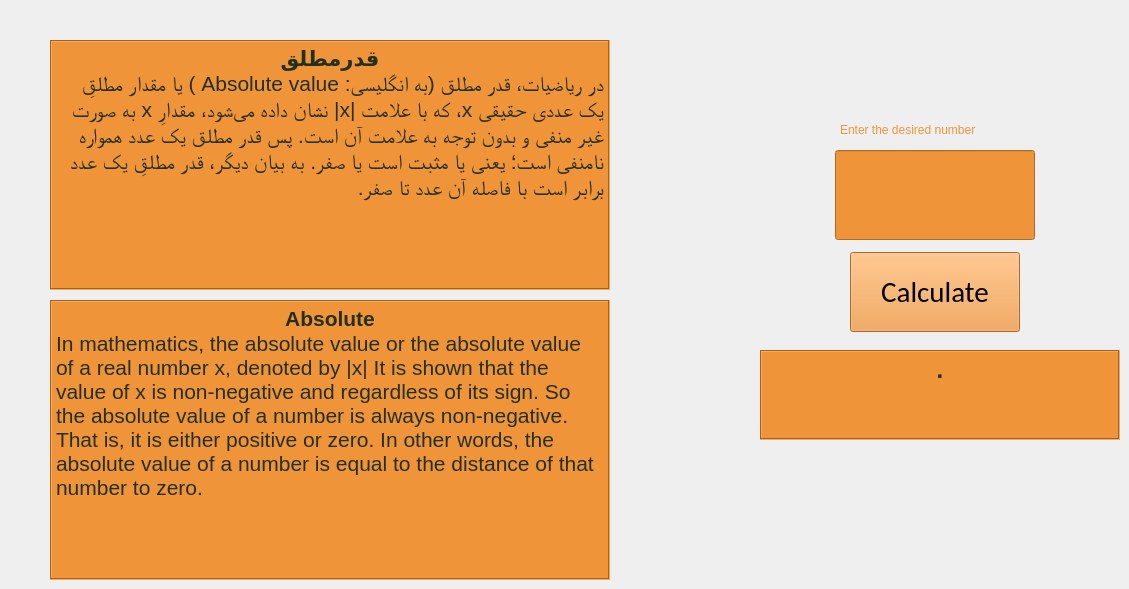
    <widget class="QWidget" name="absolute">
     <attribute name="title">
      <string>Absolute</string>
     </attribute>
     <widget class="QTextBrowser" name="absolute_fa">
      <property name="geometry">
       <rect>
        <x>50</x>
        <y>40</y>
        <width>560</width>
        <height>250</height>
       </rect>
      </property>
      <property name="styleSheet">
       <string notr="true">background-color:#ef9439;
color:#23301f;
font: 75 8pt &quot;0 Titr Bold&quot;;</string>
      </property>
      <property name="frameShape">
       <enum>QFrame::Box</enum>
      </property>
      <property name="html">
       <string>&lt;!DOCTYPE HTML PUBLIC &quot;-//W3C//DTD HTML 4.0//EN&quot; &quot;http://www.w3.org/TR/REC-html40/strict.dtd&quot;&gt;
&lt;html&gt;&lt;head&gt;&lt;meta name=&quot;qrichtext&quot; content=&quot;1&quot; /&gt;&lt;style type=&quot;text/css&quot;&gt;
p, li { white-space: pre-wrap; }
&lt;/style&gt;&lt;/head&gt;&lt;body style=&quot; font-family:'0 Titr Bold'; font-size:8pt; font-weight:72; font-style:normal;&quot;&gt;
&lt;p align=&quot;center&quot; dir='rtl' style=&quot; margin-top:0px; margin-bottom:0px; margin-left:0px; margin-right:0px; -qt-block-indent:0; text-indent:0px;&quot;&gt;&lt;span style=&quot; font-family:'B Bad'; font-size:16pt; font-weight:600;&quot;&gt;قدرمطلق&lt;/span&gt;&lt;/p&gt;
&lt;p align=&quot;right&quot; dir='rtl' style=&quot; margin-top:0px; margin-bottom:0px; margin-left:0px; margin-right:0px; -qt-block-indent:0; text-indent:0px;&quot;&gt;&lt;span style=&quot; font-family:'B Roya'; font-size:16pt;&quot;&gt;در ریاضیات، قدر مطلق (به انگلیسی: Absolute value ) یا مقدار مطلقِ یک عددی حقیقی x، که با علامت |x| نشان داده می‌شود، مقدارِ x به صورت غیر منفی و بدون توجه به علامت آن است. پس قدر مطلق یک عدد همواره نامنفی است؛ یعنی یا مثبت است یا صفر. به بیان دیگر، قدر مطلقِ یک عدد برابر است با فاصله آن عدد تا صفر.&lt;/span&gt;&lt;/p&gt;&lt;/body&gt;&lt;/html&gt;</string>
      </property>
     </widget>
     <widget class="QTextBrowser" name="absolute_en">
      <property name="geometry">
       <rect>
        <x>50</x>
        <y>300</y>
        <width>560</width>
        <height>280</height>
       </rect>
      </property>
      <property name="styleSheet">
       <string notr="true">background-color:#ef9439;
color:#23301f;
font: 22pt &quot;Calibri&quot;;</string>
      </property>
      <property name="frameShape">
       <enum>QFrame::Box</enum>
      </property>
      <property name="html">
       <string>&lt;!DOCTYPE HTML PUBLIC &quot;-//W3C//DTD HTML 4.0//EN&quot; &quot;http://www.w3.org/TR/REC-html40/strict.dtd&quot;&gt;
&lt;html&gt;&lt;head&gt;&lt;meta name=&quot;qrichtext&quot; content=&quot;1&quot; /&gt;&lt;style type=&quot;text/css&quot;&gt;
p, li { white-space: pre-wrap; }
&lt;/style&gt;&lt;/head&gt;&lt;body style=&quot; font-family:'Calibri'; font-size:22pt; font-weight:400; font-style:normal;&quot;&gt;
&lt;p align=&quot;center&quot; style=&quot; margin-top:0px; margin-bottom:0px; margin-left:0px; margin-right:0px; -qt-block-indent:0; text-indent:0px;&quot;&gt;&lt;span style=&quot; font-family:'MS Shell Dlg 2'; font-size:16pt; font-weight:600;&quot;&gt;Absolute&lt;/span&gt;&lt;/p&gt;
&lt;p style=&quot; margin-top:0px; margin-bottom:0px; margin-left:0px; margin-right:0px; -qt-block-indent:0; text-indent:0px;&quot;&gt;&lt;span style=&quot; font-family:'MS Shell Dlg 2'; font-size:16pt; font-weight:72;&quot;&gt;In mathematics, the absolute value or the absolute value of a real number x, denoted by |x| It is shown that the value of x is non-negative and regardless of its sign. So the absolute value of a number is always non-negative. That is, it is either positive or zero. In other words, the absolute value of a number is equal to the distance of that number to zero.&lt;/span&gt;&lt;/p&gt;&lt;/body&gt;&lt;/html&gt;</string>
      </property>
     </widget>
     <widget class="QTextBrowser" name="absolute_out">
      <property name="geometry">
       <rect>
        <x>760</x>
        <y>350</y>
        <width>360</width>
        <height>90</height>
       </rect>
      </property>
      <property name="styleSheet">
       <string notr="true">font: 30pt &quot;Times New Roman&quot;;
background-color:#ef9439;
color:#23301f;
text-align: center;</string>
      </property>
      <property name="frameShape">
       <enum>QFrame::Box</enum>
      </property>
      <property name="html">
       <string>&lt;!DOCTYPE HTML PUBLIC &quot;-//W3C//DTD HTML 4.0//EN&quot; &quot;http://www.w3.org/TR/REC-html40/strict.dtd&quot;&gt;
&lt;html&gt;&lt;head&gt;&lt;meta name=&quot;qrichtext&quot; content=&quot;1&quot; /&gt;&lt;style type=&quot;text/css&quot;&gt;
p, li { white-space: pre-wrap; }
&lt;/style&gt;&lt;/head&gt;&lt;body style=&quot; font-family:'Times New Roman'; font-size:30pt; font-weight:400; font-style:normal;&quot;&gt;
&lt;p align=&quot;center&quot; style=&quot; margin-top:0px; margin-bottom:0px; margin-left:0px; margin-right:0px; -qt-block-indent:0; text-indent:0px;&quot;&gt;&lt;span style=&quot; font-family:'B Roya'; font-size:18pt; font-weight:600;&quot;&gt;.&lt;/span&gt;&lt;/p&gt;&lt;/body&gt;&lt;/html&gt;</string>
      </property>
     </widget>
     <widget class="QLineEdit" name="absolute_input">
      <property name="geometry">
       <rect>
        <x>835</x>
        <y>150</y>
        <width>200</width>
        <height>90</height>
       </rect>
      </property>
      <property name="styleSheet">
       <string notr="true">font: 20pt &quot;Times New Roman&quot;;
background-color:#ef9439;
color:#23301f;
text-align: center;</string>
      </property>
      <property name="echoMode">
       <enum>QLineEdit::Normal</enum>
      </property>
      <property name="alignment">
       <set>Qt::AlignCenter</set>
      </property>
      <property name="clearButtonEnabled">
       <bool>true</bool>
      </property>
     </widget>
     <widget class="QLabel" name="absolute_label">
      <property name="geometry">
       <rect>
        <x>840</x>
        <y>110</y>
        <width>210</width>
        <height>40</height>
       </rect>
      </property>
      <property name="styleSheet">
       <string notr="true">font: 13pt &quot;Calibri&quot;;
color:#ef9439;</string>
      </property>
      <property name="text">
       <string>Enter the desired number</string>
      </property>
     </widget>
     <widget class="QPushButton" name="absolute_button">
      <property name="geometry">
       <rect>
        <x>850</x>
        <y>252</y>
        <width>170</width>
        <height>80</height>
       </rect>
      </property>
      <property name="font">
       <font>
        <family>Calibri</family>
        <pointsize>22</pointsize>
        <weight>50</weight>
        <italic>false</italic>
        <bold>false</bold>
        <kerning>true</kerning>
       </font>
      </property>
      <property name="cursor">
       <cursorShape>PointingHandCursor</cursorShape>
      </property>
      <property name="styleSheet">
       <string notr="true">background-color:#ef9439;
font:  22pt &quot;Calibri&quot;;</string>
      </property>
      <property name="text">
       <string>Calculate</string>
      </property>
     </widget>
    </widget>
